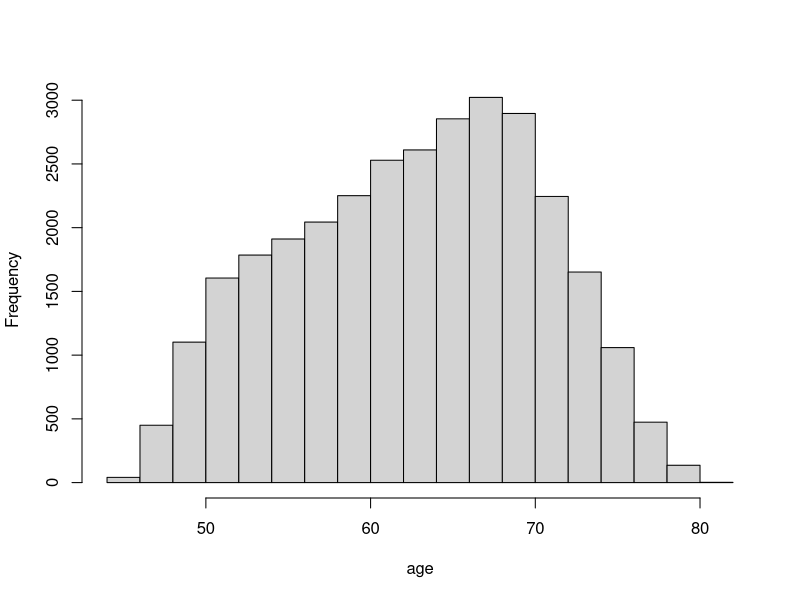

Here is the R script that generated this plot:
## ---- chunk 1
knitr::opts_chunk$set(echo = TRUE)
knitr::opts_chunk$set(fig.pos = 'h')
## ---- chunk 2
library(knitr)
descriptions <-c("How restricted the diffusion is",
  "Average diffusion in all directions",
  "Magnitude of diffusion along the main axis",
  "Magnitude of diffusion perpendicular to the main axis")
kable(data.frame(Measure=c('FA','MD','AD','RD'),Description=descriptions),caption='Description of DWI measures')
## ---- chunk 3
data <- read.csv('dwi_data/subject_info.csv')
m <- mean(data$age,na.rm=T)
s <- sd(data$age,na.rm=T)
mse <- mean((data$age-m)^2,na.rm=T)
## ---- chunk 4
hist(data$age,xlab='age',main='')
